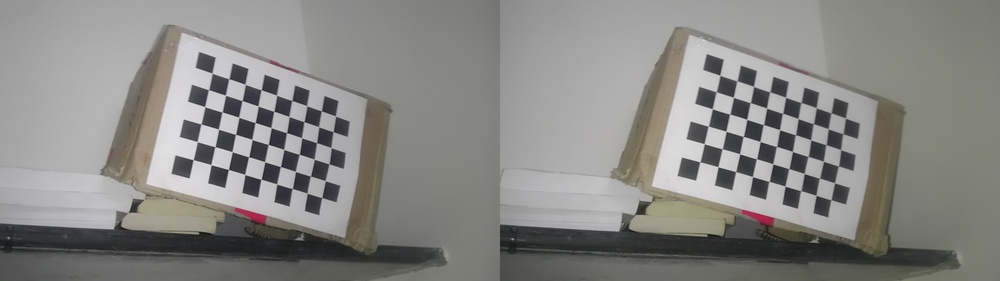
//> input picture testimages/55.jpg, 1000 x 281 px, shrunk from 3840 x 1080 before the run
$ ./VignetteEffect ../testimages/55.jpg   (built with g++ and OpenCV 4)
//> lines starting //> are read from the running program, lines starting //| are printed output that depends on the picture; after the words box and inside, x2 and y2 are one past the last pixel; in counts of white or black regions, pixels touching at a corner belong together
#include "opencv2/imgproc/imgproc.hpp"
#include "opencv2/highgui/highgui.hpp"
#include <iostream>
#include <math.h>
using namespace std;
using namespace cv;

int main( int argc, char** argv )
{
    if( argc != 2)
    {
     cout <<" Usage: display_image ImageToLoadAndDisplay" << endl;
     return -1;
    }

    Mat src;
    Mat final;

    src = imread(argv[1], 1);
//> src is the input picture: 281 rows x 1000 cols, CV_8UC3; mean B, G, R 131.9, 134.9, 135.6

    if(! src.data )                              // Check for invalid input
    {
        cout <<  "Could not open or find the image" << std::endl ;
        return -1;
    }

    Mat gaussimage;
    Mat gray;
    gaussimage = Mat::zeros(src.rows, src.cols, CV_32F);
    float d, val;
    float dia = sqrt(src.cols * src.cols + src.rows * src.rows);
//> dia = 1038.7
    int order=3;
    for(int i=0; i<src.rows; i++)
    {
        for(int j=0; j<src.cols; j++)
        {
            d = sqrt((j-src.cols/2)*(j-src.cols/2)+(i-src.rows/2)*(i-src.rows/2));
            //val = (255*exp(-(d*d)/((dia*dia)*2)));
            val = 1;
            for(int k=0; k<order; k++)
                val = val /(1+(d/dia));
            val = 255*val;
            gaussimage.at<float>(i,j)=val;
        }
    }
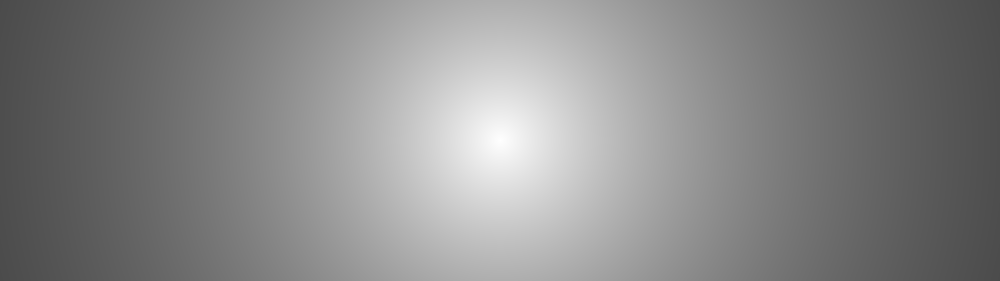
//> gaussimage: 281 rows x 1000 cols, CV_32FC1; min 75.58, max 255, mean 136.3
//> after the loop, d = 518.3; val = 75.72
    imshow("gaussF", gaussimage);
    gaussimage.convertTo(gaussimage, CV_8U);
    //gaussimage = gaussimage/2;
    cvtColor(src, gray, CV_BGR2GRAY);
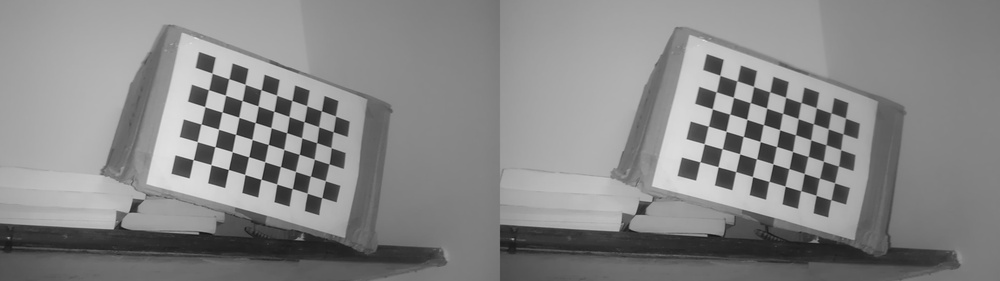
//> gray: 281 rows x 1000 cols, CV_8UC1; min 18, max 229, mean 134.8
    gaussimage = Mat::zeros(src.rows, src.cols, CV_8UC3);
    dia = sqrt(src.cols*src.cols+src.rows*src.rows);
    circle(gaussimage, Point(src.cols/2, src.rows/2), dia/2-30, Scalar(255, 255, 255), -1);
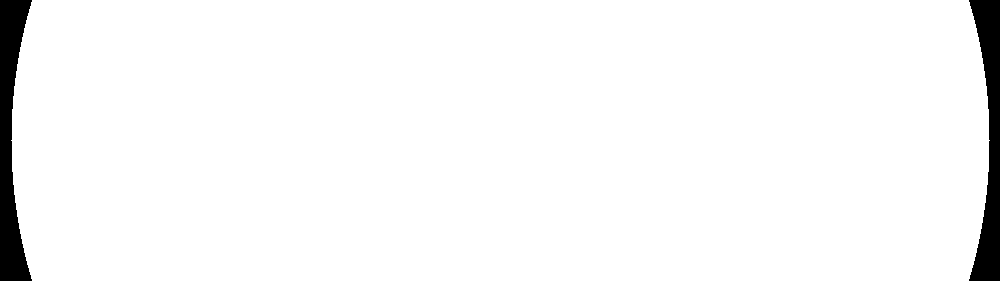
//> gaussimage: 281 rows x 1000 cols, CV_8UC3; 96.4% white; 2 black regions, box (x1, y1, x2, y2) and area: (0, 0, 32, 281) 5153, (969, 0, 1000, 281) 4872
    GaussianBlur(gaussimage, gaussimage, Size(81,81), 5);
    // [6 lines of commented-out code are left out]
    imshow("before", src);
    addWeighted(src, 0.9, gaussimage, 0.08, 1.5, src);
    //bitwise_and(gaussimage, src, src);

    imshow("gauss", gaussimage);
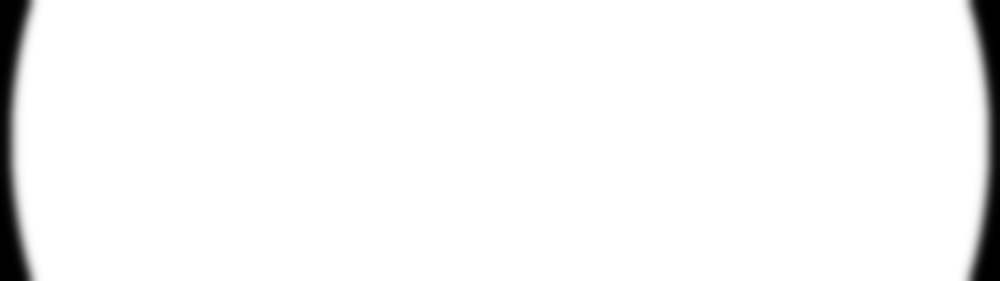
//> window 'gauss': 281 rows x 1000 cols, CV_8UC3; min 0, max 255, mean 245.9
    imshow("after", src);
    imwrite("vignetteEffect.jpg", src);
    waitKey(0);
}

$ run again, on testimages/62.jpg
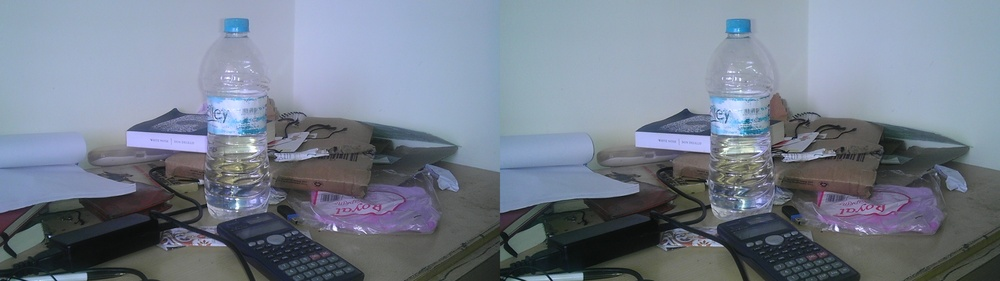
//> input picture testimages/62.jpg, 1000 x 281 px, shrunk from 3840 x 1080 before the run
//> src is the input picture: 281 rows x 1000 cols, CV_8UC3; mean B, G, R 141.1, 126.5, 117.3
//> `cvtColor(src, gray, CV_BGR2GRAY);`:
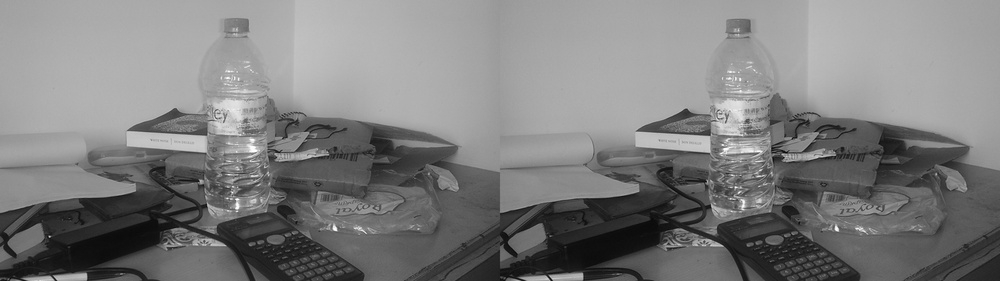
//> gray: 281 rows x 1000 cols, CV_8UC1; min 4, max 255, mean 125.4

$ run again, on testimages/65.jpg
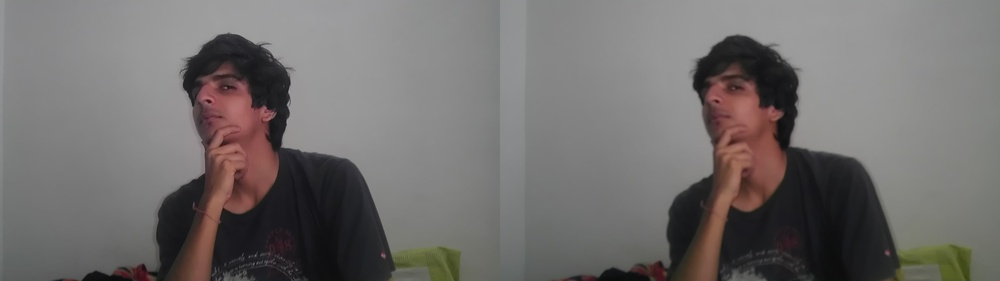
//> input picture testimages/65.jpg, 1000 x 281 px, shrunk from 3840 x 1080 before the run
//> src is the input picture: 281 rows x 1000 cols, CV_8UC3; mean B, G, R 109.2, 110.4, 113.7
//> `cvtColor(src, gray, CV_BGR2GRAY);`:
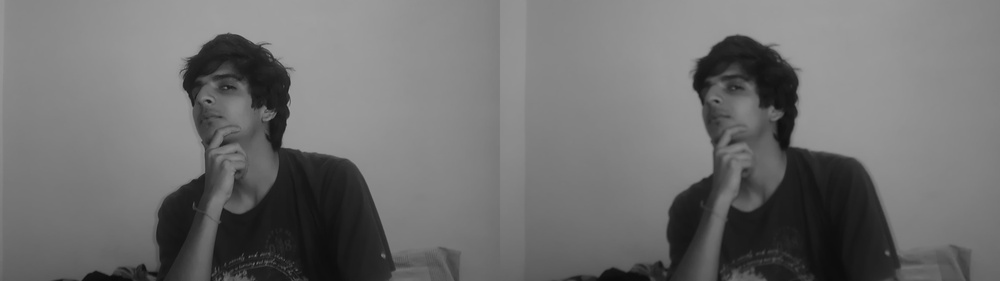
//> gray: 281 rows x 1000 cols, CV_8UC1; min 10, max 165, mean 111.3

$ run again, on testimages/79.jpg
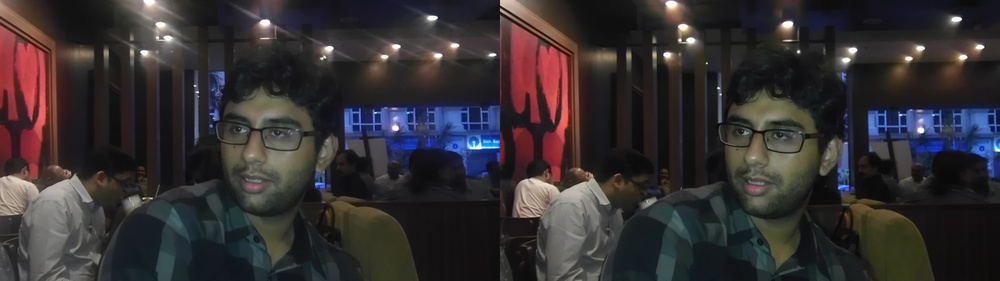
//> input picture testimages/79.jpg, 1000 x 281 px, shrunk from 3840 x 1080 before the run
//> src is the input picture: 281 rows x 1000 cols, CV_8UC3; mean B, G, R 49.7, 48, 52.6
//> `cvtColor(src, gray, CV_BGR2GRAY);`:
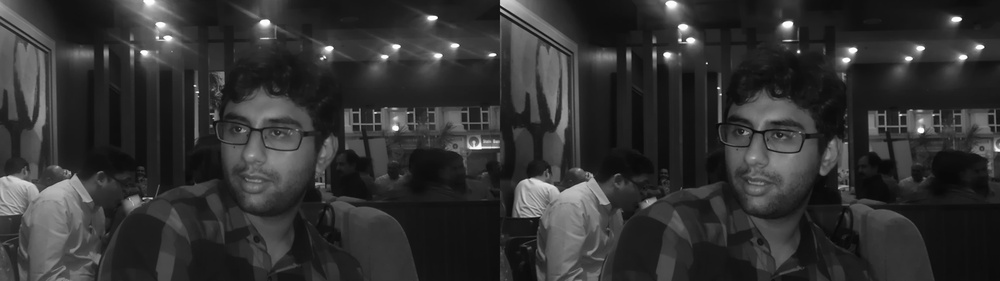
//> gray: 281 rows x 1000 cols, CV_8UC1; min 7, max 255, mean 49.6
